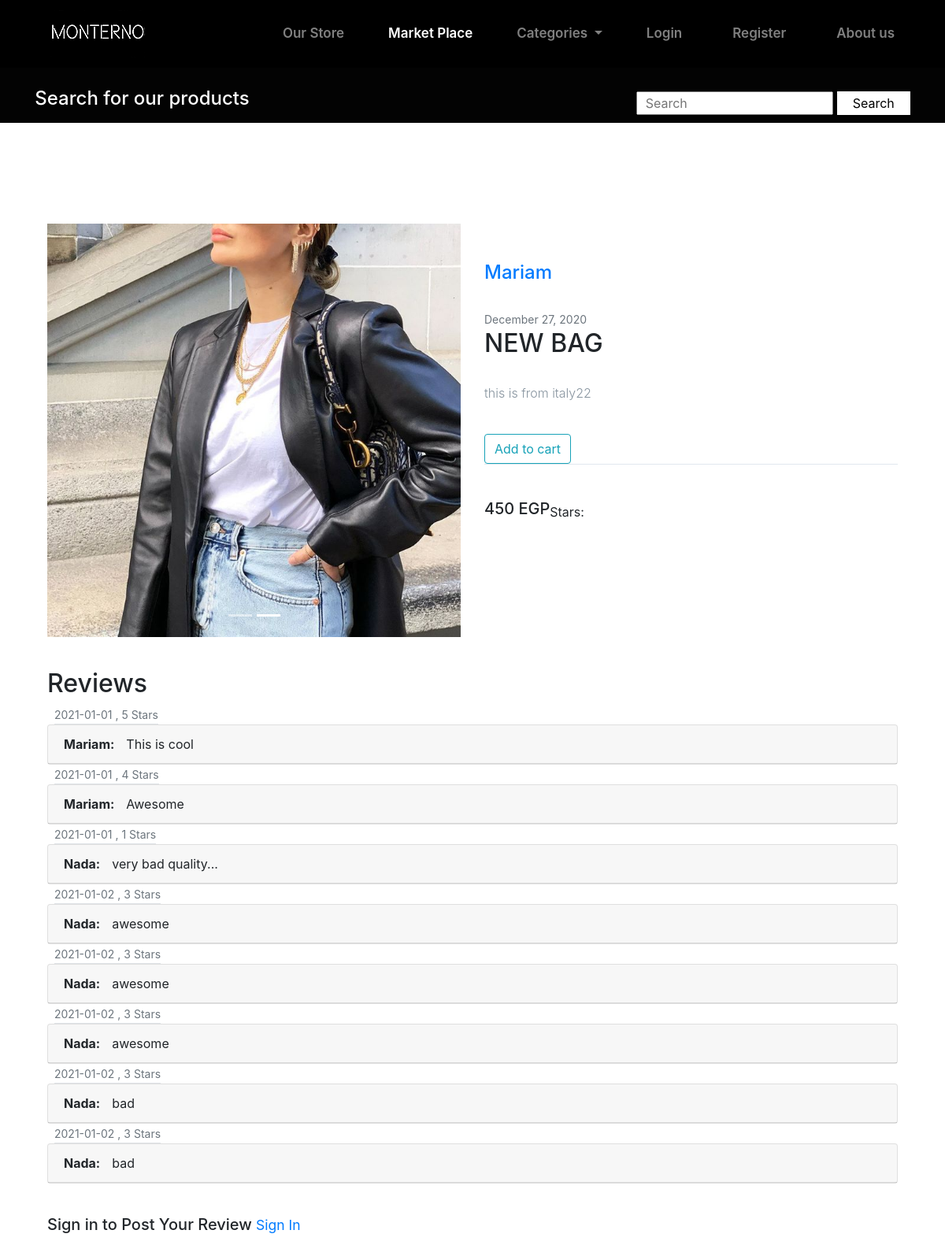
The page /post/19/ on the database its author committed.
### blog/models.py (models this page shows, shortened)
class Post(models.Model):
    CATEGORIES=(
    ('Bags','Bags'),('Shoes','Shoes'),
    ('Tops','Tops'),('Jeans','Jeans'),
    ('Pants','Pants'),('Mobile Phones','Mobile Phones'),
    ('HeadPhones','HeadPhones')
		)
    category=models.CharField(max_length=100,choices=CATEGORIES,default='none')
    title= models.CharField(max_length=100)
    content= models.TextField()
    header_image=models.ImageField(null=True, blank=True, upload_to="images/",default='/static/blog/product2')
    price=models.CharField(max_length=5)
    author = models.ForeignKey(User,on_delete=models.CASCADE)
    favourites=models.ManyToManyField(User,related_name='favourite',default='none',blank=True)
    date_posted = models.DateTimeField(default=timezone.now)

class PostReview(models.Model):
    post = models.ForeignKey(Post, related_name='reviews', on_delete=models.CASCADE)
    author= models.ForeignKey(User,on_delete=models.CASCADE,default='')
    content = models.TextField(blank=True, null=True)
    stars = models.IntegerField()
    date_added = models.DateTimeField(auto_now_add=True)

### blog/views.py (the view)
# urls.py: path('post/<int:pk>/',PostDetailView.as_view(), name='post-detail'),
class PostDetailView(DetailView):
    model=Post
    form = PostReviewForm

### blog/templates/blog/post_detail.html (shortened to what this page needs)
{% extends "blog/base2.html" %}
{% load static %}
{% load crispy_forms_tags %}
{% block content %}
  <div class = "container">
      <div class = "row">
          <div class = "col-md-6">
              <div id="carouselExampleCaptions" class="carousel slide" data-ride="carousel" data-interval="2000">
                  <ol class="carousel-indicators">
                      <li data-target="#carouselExampleCaptions" data-slide-to="0" class="active"></li>
                      <li data-target="#carouselExampleCaptions" data-slide-to="1"></li>
                  </ol>
                  <div class="carousel-inner">
                      {% if post.header_image %}
                      <div class="carousel-item ">
                          <img class="d-block w-100" src="{{ post.header_image.url }}"  alt = "second slider">
                      </div>
                      {% endif %}
                  </div>
              </div>
          </div>
          <div class = "col-md-6">
              <div class="product-description mt-5">
                <a class="mr-2" href="{% url 'user-posts' post.author.username %}"><h4>{{ post.author }}</h4></a>
                <br>
                <small class="text-muted">{{ post.date_posted|date:"F d, Y" }}</small>
                <br>
                  <h2 class="article-title">{{ post.title }}</h2>
                  <br>
                  <p class="article-content">{{ post.content }}</p>
                  <br>
                  {%if post.author == user%}
                  <a href="{% url 'post-update' post.id %}" class="btn btn-outline-info">Update</a>
                  <a href="{% url 'post-delete' post.id %}" class="btn btn-outline-danger">Delete</a>
                 {% else %}
                  <a href="#" class="btn btn-outline-info">Add to cart</a>
                  {% endif %}
              </div>
              <br>
              <div class="product-price">
                  <div><h5>{{ object.price }}
                   EGP </h5></div>
                  <div> Stars:
                    </div>
                  <br>
              </div>
         </div>
     </div>
 </div>
 <div class="container">
    <h2 class="subtitle">Reviews </h2>
      {% if not post.reviews.all %}
         <div>
            <strong>No reviews yet...</strong>
         </div>
      {% else %}
      {% for review in post.reviews.all %}
         <div class="row ">
                <small><div class="border-bottom text-muted ml-4">{{ review.date_added|date:"Y-m-d" }}  ,  {{ review.stars }} Stars
                </small></div>
           </div>
            <div class="card">
              <div class="card-header">
                 <strong style="margin-right: 15px">{{review.author}}:</strong>{{ review.content }}
               </div>
            </div>
     {% endfor %}
     {% endif %}
 <div class = "container">
      {% if user.is_authenticated %}
        <h2 >Post Your Review</h2>
        <br>
    <form class = "form" method="POST" action="/postreview/{{post.id}}/"  enctype="multipart/form-data" >
        {% csrf_token %}
        <div class="form-group">
          <label for="exampleInputEmail1"><strong>Email address</strong></label>
          <input type="email" class="form-control" id="exampleInputEmail1" aria-describedby="emailHelp" placeholder="Enter your Email">
          <small id="emailHelp" class="form-text text-muted">We'll never share your email with anyone else.</small>
        </div>
        <div class = "form-group" >
                    <br>
                    <div class = "row">
                        <br>
                    <div class = "col-md-6">
                    <label>Stars</label>
                    <br>
                    <select name="stars">
                        <option value="1">1</option>
                        <option value="2">2</option>
                        <option value="3">3</option>
                        <option value="4">4</option>
                        <option value="5" selected>5</option>
                    </select>
                    </div>
                    </div>
                </form>
                <br>
                <label for="exampleFormControlTextarea1"><strong>Review:</strong></label>
                {{ form|crispy }}
                <textarea class="form-control" rows="3" placeholder="Enter your Review" name = "content"></textarea>
                <br>
                <div class="field">
                  <div class="control">
                    <button class="btn btn-info btn-block " type="submit">Submit</button>
                  </div>
        </div>
      </form>
      {% else %}
    <h5>Sign in to Post Your Review <small><a href="{% url 'login' %}" class="sm">Sign In</a></small></h5>
    {% endif %}
 </div>
{% endblock content %}

### blog/static/css/test.css (style rules this page uses)
* { padding: 0; margin:0; box-sizing: border-box; }
.container { width:80%; margin-top:40px; margin-bottom:40px; overflow:hidden; }
.card { border:none; }

### blog/static/css/test2.css (style rules this page uses)
html, body { height: 100%; width: 100%; margin: 0; font-family: 'Roboto', sans-serif; }
.product-description { border-bottom: 1px solid #E1E8EE; margin-bottom: 20px; }
.product-description p { font-size: 16px; font-weight: 300; color: #86939E; line-height: 24px; }
.product-price { display: flex; align-items: center; }

### rows shown on the page
Post: header_image (picture), author "Mariam", date_posted "December 27, 2020", title "NEW BAG", content "this is from italy22", price "450"
PostReview: date_added "2021-01-01", stars "5", author "Mariam", content "This is cool"
PostReview: date_added "2021-01-01", stars "4", author "Mariam", content "Awesome"
PostReview: date_added "2021-01-01", stars "1", author "Nada", content "very bad quality..."
PostReview: date_added "2021-01-02", stars "3", author "Nada", content "awesome"
PostReview: date_added "2021-01-02", stars "3", author "Nada", content "awesome"
PostReview: date_added "2021-01-02", stars "3", author "Nada", content "awesome"
PostReview: date_added "2021-01-02", stars "3", author "Nada", content "bad"
PostReview: date_added "2021-01-02", stars "3", author "Nada", content "bad"
